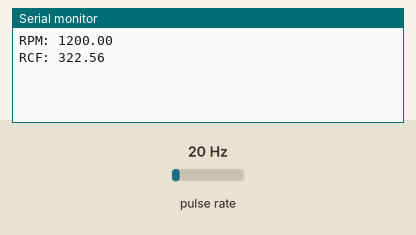
Recording of a sketch running on a simulated Arduino Uno, built with avr-gcc and run on an emulated ATmega328P. Shown: the last lines printed to the serial monitor. Wiring (inferred from the names in the program): pulse sensor: data pin 2. The inputs (shaded band) are chosen by the test bench; at power-on: pulse rate 20 Hz.

Above: at 1.2 s.
1.3 s: pulse rate (sensor on pin 2) set to 4 Hz
At 2.6 s:
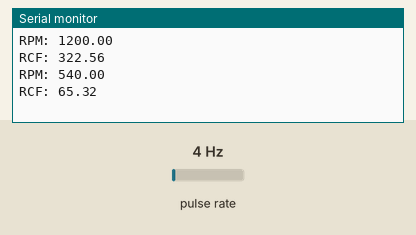
2.8 s: pulse rate (sensor on pin 2) set to 50 Hz
At 3.7 s:
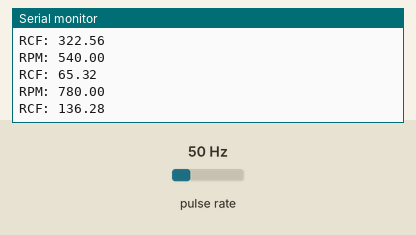
Timing chart, 0 to 5.8 s (numbered marks = the images above; inputs shaded):
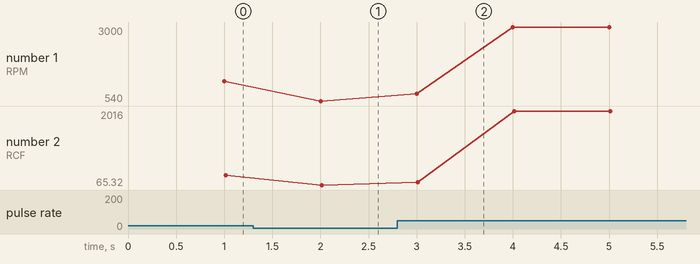

The sketch:

HallEffectSensor.ino
```cpp
volatile unsigned int pulseCount = 0;
unsigned long previousMillis = 0;
const long interval = 1000; // 1 second interval
float rpm = 0;
float rcf = 0;
int rotorRad = 20;
void setup() {
  Serial.begin(9600);
  pinMode(2, INPUT_PULLUP);  // Hall effect sensor connected to pin 2
  attachInterrupt(digitalPinToInterrupt(2), countPulse, FALLING);  // Interrupt on falling edge
}

void loop() {
  unsigned long currentMillis = millis();

  if (currentMillis - previousMillis >= interval) {
    previousMillis = currentMillis;

    // Calculate RPM (pulseCount / number of magnets) * (60000 / interval)
    noInterrupts();
    rpm = (pulseCount / 1.0) * (60000.0 / interval); // Assuming 1 magnet
    pulseCount = 0;
    interrupts();
    Serial.print("RPM: ");
    Serial.println(rpm);
    rcf = 11.2 * rotorRad * pow((rpm/1000),2);
    Serial.print("RCF: ");
    Serial.println(rcf);
     // Reset pulse count
  }
}

void countPulse() {
  pulseCount++;
}
```

Measured:
- after the input at 1.3 s, the serial monitor: prints a new line after 0.70 s (image 1)
- after the input at 2.8 s, the serial monitor: prints a new line after 0.20 s (image 2)
- plotted number 1: 1200 → 540 after the input at 1.3 s, 540 → 3000 after the input at 2.8 s
- plotted number 2: 322.56 → 65.32 after the input at 1.3 s, 65.32 → 2016 after the input at 2.8 s
